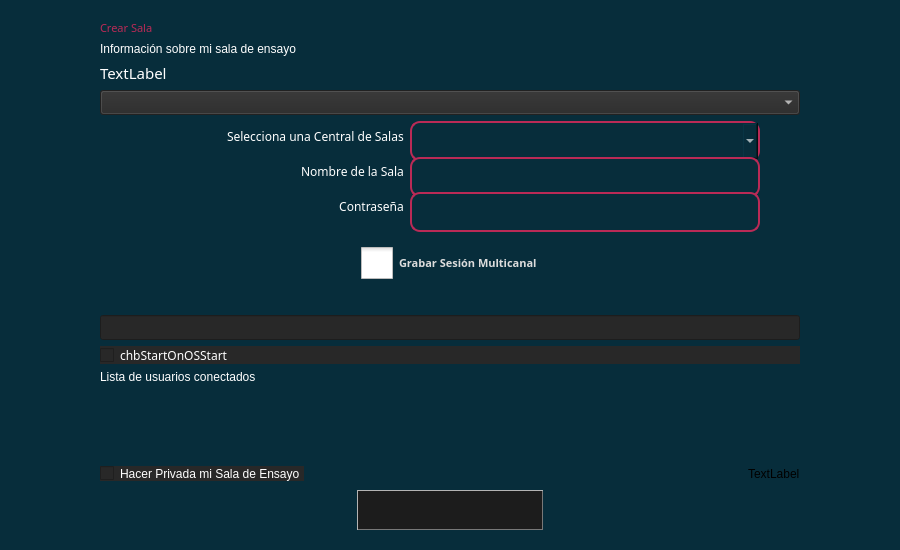
<?xml version="1.0" encoding="UTF-8"?>
<ui version="4.0">
 <class>CServerDlgBase</class>
 <widget class="QDialog" name="CServerDlgBase">
  <property name="geometry">
   <rect>
    <x>0</x>
    <y>0</y>
    <width>900</width>
    <height>550</height>
   </rect>
  </property>
  <property name="sizePolicy">
   <sizepolicy hsizetype="Fixed" vsizetype="Fixed">
    <horstretch>0</horstretch>
    <verstretch>0</verstretch>
   </sizepolicy>
  </property>
  <property name="minimumSize">
   <size>
    <width>800</width>
    <height>420</height>
   </size>
  </property>
  <property name="windowTitle">
   <string>Crear Sala</string>
  </property>
  <property name="windowIcon">
   <iconset resource="resources.qrc">
    <normaloff>:/png/main/res/fronticon.png</normaloff>:/png/main/res/fronticon.png</iconset>
  </property>
  <property name="styleSheet">
   <string notr="true">

#CServerDlgBase{

	
	border-image: url(:/png/main/res/ui-2021/serverdlg/fondo_crear_sala.png);

	background-color: rgb(7, 45, 59);
}</string>
  </property>
  <property name="sizeGripEnabled">
   <bool>false</bool>
  </property>
  <layout class="QVBoxLayout">
   <property name="leftMargin">
    <number>100</number>
   </property>
   <property name="topMargin">
    <number>20</number>
   </property>
   <property name="rightMargin">
    <number>100</number>
   </property>
   <property name="bottomMargin">
    <number>20</number>
   </property>
   <item>
    <widget class="QLabel" name="label_2">
     <property name="font">
      <font>
       <family>Montserrat Medium</family>
       <pointsize>8</pointsize>
       <weight>7</weight>
       <italic>false</italic>
       <bold>false</bold>
      </font>
     </property>
     <property name="styleSheet">
      <string notr="true">color: rgb(186, 42, 86);
font: 57 8pt &quot;Montserrat Medium&quot;;</string>
     </property>
     <property name="text">
      <string>Crear Sala</string>
     </property>
    </widget>
   </item>
   <item>
    <widget class="QLabel" name="label">
     <property name="styleSheet">
      <string notr="true">font: 57 6pt &quot;Montserrat Medium&quot;;
color: rgb(255, 255, 255);</string>
     </property>
     <property name="text">
      <string>Información sobre mi sala de ensayo</string>
     </property>
    </widget>
   </item>
   <item>
    <widget class="QLabel" name="lblLocationCountry">
     <property name="font">
      <font>
       <family>Myriad Pro</family>
       <pointsize>11</pointsize>
      </font>
     </property>
     <property name="styleSheet">
      <string notr="true">border: none;
color: rgb(255, 255, 255);</string>
     </property>
     <property name="text">
      <string>TextLabel</string>
     </property>
    </widget>
   </item>
   <item>
    <widget class="QComboBox" name="cbxLocationCountry">
     <property name="enabled">
      <bool>false</bool>
     </property>
     <property name="font">
      <font>
       <family>Noto Sans</family>
       <pointsize>9</pointsize>
       <weight>50</weight>
       <bold>false</bold>
      </font>
     </property>
     <property name="styleSheet">
      <string notr="true">background-color: rgb(40, 40, 40);
border-color: rgb(0, 0, 0);
color: rgb(255, 255, 255);
</string>
     </property>
     <property name="locale">
      <locale language="Spanish" country="Argentina"/>
     </property>
     <property name="currentIndex">
      <number>-1</number>
     </property>
    </widget>
   </item>
   <item>
    <layout class="QVBoxLayout" name="verticalLayout_5">
     <property name="sizeConstraint">
      <enum>QLayout::SetMaximumSize</enum>
     </property>
     <property name="leftMargin">
      <number>40</number>
     </property>
     <property name="topMargin">
      <number>0</number>
     </property>
     <property name="rightMargin">
      <number>40</number>
     </property>
     <item>
      <layout class="QHBoxLayout" name="horizontalLayout_5" stretch="0,0">
       <property name="sizeConstraint">
        <enum>QLayout::SetMaximumSize</enum>
       </property>
       <property name="leftMargin">
        <number>0</number>
       </property>
       <property name="topMargin">
        <number>0</number>
       </property>
       <item alignment="Qt::AlignRight">
        <widget class="QLabel" name="lblCentralServerAddress">
         <property name="enabled">
          <bool>true</bool>
         </property>
         <property name="font">
          <font>
           <family>Noto Sans</family>
           <pointsize>9</pointsize>
          </font>
         </property>
         <property name="autoFillBackground">
          <bool>false</bool>
         </property>
         <property name="styleSheet">
          <string notr="true">border: none;
color: rgb(255, 255, 255);
background:transparent;</string>
         </property>
         <property name="text">
          <string>Selecciona una Central de Salas</string>
         </property>
        </widget>
       </item>
       <item alignment="Qt::AlignHCenter">
        <widget class="QComboBox" name="cbxCentServAddrType">
         <property name="minimumSize">
          <size>
           <width>350</width>
           <height>40</height>
          </size>
         </property>
         <property name="maximumSize">
          <size>
           <width>350</width>
           <height>40</height>
          </size>
         </property>
         <property name="font">
          <font>
           <family>Noto Sans</family>
           <pointsize>9</pointsize>
           <weight>50</weight>
           <bold>false</bold>
          </font>
         </property>
         <property name="styleSheet">
          <string notr="true">background-color: rgb(7, 45, 59);

border-radius: 10;

border-width: 2px;
border-style: solid;
border-color: rgb(186, 42, 86);
color: white;
   

</string>
         </property>
         <property name="locale">
          <locale language="Spanish" country="Argentina"/>
         </property>
         <property name="maxVisibleItems">
          <number>10</number>
         </property>
         <property name="frame">
          <bool>true</bool>
         </property>
        </widget>
       </item>
      </layout>
     </item>
     <item>
      <layout class="QHBoxLayout" name="horizontalLayout_6">
       <property name="topMargin">
        <number>0</number>
       </property>
       <item alignment="Qt::AlignRight">
        <widget class="QLabel" name="lblServerName">
         <property name="font">
          <font>
           <family>Noto Sans</family>
           <pointsize>9</pointsize>
          </font>
         </property>
         <property name="styleSheet">
          <string notr="true">border: none;
color: rgb(255, 255, 255);
background:transparent;
</string>
         </property>
         <property name="midLineWidth">
          <number>0</number>
         </property>
         <property name="text">
          <string>Nombre de la Sala</string>
         </property>
         <property name="alignment">
          <set>Qt::AlignCenter</set>
         </property>
        </widget>
       </item>
       <item alignment="Qt::AlignHCenter">
        <widget class="QLineEdit" name="edtServerName">
         <property name="enabled">
          <bool>true</bool>
         </property>
         <property name="minimumSize">
          <size>
           <width>350</width>
           <height>40</height>
          </size>
         </property>
         <property name="maximumSize">
          <size>
           <width>350</width>
           <height>40</height>
          </size>
         </property>
         <property name="font">
          <font>
           <family>Noto Sans</family>
           <pointsize>9</pointsize>
           <weight>50</weight>
           <bold>false</bold>
          </font>
         </property>
         <property name="styleSheet">
          <string notr="true">background-color: rgb(7, 45, 59);
border-radius: 10;
border-width: 2px;
border-style: solid;
border-color: rgb(186, 42, 86);
color: white;</string>
         </property>
        </widget>
       </item>
      </layout>
     </item>
     <item>
      <layout class="QHBoxLayout" name="horizontalLayout_8">
       <property name="topMargin">
        <number>0</number>
       </property>
       <item alignment="Qt::AlignRight">
        <widget class="QLabel" name="lblLocationCity">
         <property name="enabled">
          <bool>true</bool>
         </property>
         <property name="font">
          <font>
           <family>Noto Sans</family>
           <pointsize>9</pointsize>
          </font>
         </property>
         <property name="styleSheet">
          <string notr="true">border: none;
color: rgb(255, 255, 255);
background:transparent;</string>
         </property>
         <property name="text">
          <string>Contraseña</string>
         </property>
         <property name="alignment">
          <set>Qt::AlignCenter</set>
         </property>
        </widget>
       </item>
       <item alignment="Qt::AlignHCenter">
        <widget class="QLineEdit" name="edtLocationCity">
         <property name="enabled">
          <bool>true</bool>
         </property>
         <property name="minimumSize">
          <size>
           <width>350</width>
           <height>40</height>
          </size>
         </property>
         <property name="maximumSize">
          <size>
           <width>350</width>
           <height>400</height>
          </size>
         </property>
         <property name="font">
          <font>
           <family>Noto Sans</family>
           <pointsize>9</pointsize>
          </font>
         </property>
         <property name="styleSheet">
          <string notr="true">background-color: rgb(7, 45, 59);

border-radius: 10;

border-width: 2px;
border-style: solid;
border-color: rgb(186, 42, 86);
color: white;</string>
         </property>
         <property name="clearButtonEnabled">
          <bool>false</bool>
         </property>
        </widget>
       </item>
      </layout>
     </item>
    </layout>
   </item>
   <item>
    <layout class="QHBoxLayout" name="horizontalLayout_3">
     <property name="topMargin">
      <number>20</number>
     </property>
     <item alignment="Qt::AlignHCenter">
      <widget class="QCheckBox" name="RecordCheckBox">
       <property name="font">
        <font>
         <family>Montserrat Medium</family>
         <pointsize>8</pointsize>
         <weight>75</weight>
         <italic>false</italic>
         <bold>true</bold>
        </font>
       </property>
       <property name="styleSheet">
        <string notr="true">

#RecordCheckBox::indicator {   
width:          32px;
                                             height:         32px; }                

#RecordCheckBox::indicator:unchecked {
	image: url(:/png/main/res/ui-2021/serverdlg/rec_origina.png);
}
                     
#RecordCheckBox::indicator:pressed {
	image: url(:/png/main/res/ui-2021/serverdlg/rec_original_grande_lleno_verde.png);
}
              
#RecordCheckBox::indicator:unchecked:hover {
 
	image: url(:/png/main/res/ui-2021/serverdlg/rec_original_grande_lleno_fuerte.png);
}
                 
#RecordCheckBox::indicator:checked {
  	image: url(:/png/main/res/ui-2021/serverdlg/rec_original_grande_lleno_verde.png); 
}
                   
#RecordCheckBox {              
font: 57 8pt &quot;Montserrat Medium&quot;;
color:          rgb(220, 220, 220);
                                              font:           bold;
}</string>
       </property>
       <property name="text">
        <string>Grabar Sesión Multicanal</string>
       </property>
       <property name="checkable">
        <bool>true</bool>
       </property>
      </widget>
     </item>
    </layout>
   </item>
   <item>
    <layout class="QHBoxLayout" name="horizontalLayout_9">
     <property name="topMargin">
      <number>10</number>
     </property>
     <item alignment="Qt::AlignHCenter">
      <widget class="QLabel" name="RecordLabel">
       <property name="styleSheet">
        <string notr="true">border: none;
color: rgb(255, 255, 255);
background:transparent;</string>
       </property>
       <property name="text">
        <string/>
       </property>
      </widget>
     </item>
    </layout>
   </item>
   <item>
    <layout class="QHBoxLayout">
     <item>
      <widget class="QLineEdit" name="edtCentralServerAddress">
       <property name="enabled">
        <bool>true</bool>
       </property>
       <property name="font">
        <font>
         <family>Noto Sans</family>
         <pointsize>9</pointsize>
         <weight>50</weight>
         <bold>false</bold>
        </font>
       </property>
       <property name="styleSheet">
        <string notr="true">background-color: rgb(40, 40, 40);
border-color: rgb(0, 0, 0);
color: rgb(255, 255, 255);
 border-image:  url(:/png/main/res/fondoo.png);</string>
       </property>
      </widget>
     </item>
    </layout>
   </item>
   <item>
    <widget class="QCheckBox" name="chbStartOnOSStart">
     <property name="font">
      <font>
       <family>Noto Sans</family>
       <pointsize>9</pointsize>
      </font>
     </property>
     <property name="styleSheet">
      <string notr="true">background-color: rgb(40, 40, 40);
border-color: rgb(0, 0, 0);
color: rgb(255, 255, 255);
 border-image:  url(:/png/main/res/fondoo.png);</string>
     </property>
     <property name="text">
      <string>chbStartOnOSStart</string>
     </property>
    </widget>
   </item>
   <item>
    <widget class="QLabel" name="label_3">
     <property name="styleSheet">
      <string notr="true">font: 57 6pt &quot;Montserrat Medium&quot;;
color: rgb(255, 255, 255);</string>
     </property>
     <property name="text">
      <string>Lista de usuarios conectados</string>
     </property>
    </widget>
   </item>
   <item>
    <widget class="QTreeWidget" name="lvwClients">
     <property name="palette">
      <palette>
       <active>
        <colorrole role="WindowText">
         <brush brushstyle="SolidPattern">
          <color alpha="255">
           <red>255</red>
           <green>255</green>
           <blue>255</blue>
          </color>
         </brush>
        </colorrole>
        <colorrole role="Button">
         <brush brushstyle="SolidPattern">
          <color alpha="0">
           <red>0</red>
           <green>0</green>
           <blue>0</blue>
          </color>
         </brush>
        </colorrole>
        <colorrole role="Text">
         <brush brushstyle="SolidPattern">
          <color alpha="255">
           <red>255</red>
           <green>255</green>
           <blue>255</blue>
          </color>
         </brush>
        </colorrole>
        <colorrole role="ButtonText">
         <brush brushstyle="SolidPattern">
          <color alpha="255">
           <red>255</red>
           <green>255</green>
           <blue>255</blue>
          </color>
         </brush>
        </colorrole>
        <colorrole role="Base">
         <brush brushstyle="NoBrush">
          <color alpha="255">
           <red>0</red>
           <green>0</green>
           <blue>0</blue>
          </color>
         </brush>
        </colorrole>
        <colorrole role="Window">
         <brush brushstyle="SolidPattern">
          <color alpha="0">
           <red>0</red>
           <green>0</green>
           <blue>0</blue>
          </color>
         </brush>
        </colorrole>
        <colorrole role="PlaceholderText">
         <brush brushstyle="NoBrush">
          <color alpha="128">
           <red>255</red>
           <green>255</green>
           <blue>255</blue>
          </color>
         </brush>
        </colorrole>
       </active>
       <inactive>
        <colorrole role="WindowText">
         <brush brushstyle="SolidPattern">
          <color alpha="255">
           <red>255</red>
           <green>255</green>
           <blue>255</blue>
          </color>
         </brush>
        </colorrole>
        <colorrole role="Button">
         <brush brushstyle="SolidPattern">
          <color alpha="0">
           <red>0</red>
           <green>0</green>
           <blue>0</blue>
          </color>
         </brush>
        </colorrole>
        <colorrole role="Text">
         <brush brushstyle="SolidPattern">
          <color alpha="255">
           <red>255</red>
           <green>255</green>
           <blue>255</blue>
          </color>
         </brush>
        </colorrole>
        <colorrole role="ButtonText">
         <brush brushstyle="SolidPattern">
          <color alpha="255">
           <red>255</red>
           <green>255</green>
           <blue>255</blue>
          </color>
         </brush>
        </colorrole>
        <colorrole role="Base">
         <brush brushstyle="NoBrush">
          <color alpha="255">
           <red>0</red>
           <green>0</green>
           <blue>0</blue>
          </color>
         </brush>
        </colorrole>
        <colorrole role="Window">
         <brush brushstyle="SolidPattern">
          <color alpha="0">
           <red>0</red>
           <green>0</green>
           <blue>0</blue>
          </color>
         </brush>
        </colorrole>
        <colorrole role="PlaceholderText">
         <brush brushstyle="NoBrush">
          <color alpha="128">
           <red>255</red>
           <green>255</green>
           <blue>255</blue>
          </color>
         </brush>
        </colorrole>
       </inactive>
       <disabled>
        <colorrole role="WindowText">
         <brush brushstyle="SolidPattern">
          <color alpha="255">
           <red>255</red>
           <green>255</green>
           <blue>255</blue>
          </color>
         </brush>
        </colorrole>
        <colorrole role="Button">
         <brush brushstyle="SolidPattern">
          <color alpha="0">
           <red>0</red>
           <green>0</green>
           <blue>0</blue>
          </color>
         </brush>
        </colorrole>
        <colorrole role="Text">
         <brush brushstyle="SolidPattern">
          <color alpha="255">
           <red>255</red>
           <green>255</green>
           <blue>255</blue>
          </color>
         </brush>
        </colorrole>
        <colorrole role="ButtonText">
         <brush brushstyle="SolidPattern">
          <color alpha="255">
           <red>255</red>
           <green>255</green>
           <blue>255</blue>
          </color>
         </brush>
        </colorrole>
        <colorrole role="Base">
         <brush brushstyle="NoBrush">
          <color alpha="255">
           <red>0</red>
           <green>0</green>
           <blue>0</blue>
          </color>
         </brush>
        </colorrole>
        <colorrole role="Window">
         <brush brushstyle="SolidPattern">
          <color alpha="0">
           <red>0</red>
           <green>0</green>
           <blue>0</blue>
          </color>
         </brush>
        </colorrole>
        <colorrole role="PlaceholderText">
         <brush brushstyle="NoBrush">
          <color alpha="128">
           <red>255</red>
           <green>255</green>
           <blue>255</blue>
          </color>
         </brush>
        </colorrole>
       </disabled>
      </palette>
     </property>
     <property name="font">
      <font>
       <family>Noto Sans</family>
       <pointsize>9</pointsize>
      </font>
     </property>
     <property name="styleSheet">
      <string notr="true">QTreeWidget{
border-color: rgb(186, 42, 86);
border-radius: 20;
color: white;
background:transparent;
}

QTreeView::item {
font-color: white;
}

QHeaderView::section {   
	border-radius: 20;                       
    color: white;                               
    padding: 1px;                               
    height:20px;                                
    border: 1px solid rgb(120,120,120);                  
    border-left:1px;                            
    border-right:1px;                           
    background-color: transparent;                        
}
</string>
     </property>
     <property name="showDropIndicator" stdset="0">
      <bool>false</bool>
     </property>
     <property name="rootIsDecorated">
      <bool>false</bool>
     </property>
     <property name="columnCount">
      <number>3</number>
     </property>
     <attribute name="headerVisible">
      <bool>false</bool>
     </attribute>
     <attribute name="headerStretchLastSection">
      <bool>true</bool>
     </attribute>
     <column>
      <property name="text">
       <string>IP del Cliente</string>
      </property>
      <property name="font">
       <font>
        <family>Noto Sans</family>
        <pointsize>10</pointsize>
       </font>
      </property>
      <property name="background">
       <color alpha="5">
        <red>5</red>
        <green>5</green>
        <blue>5</blue>
       </color>
      </property>
      <property name="foreground">
       <brush brushstyle="SolidPattern">
        <color alpha="255">
         <red>255</red>
         <green>255</green>
         <blue>255</blue>
        </color>
       </brush>
      </property>
     </column>
     <column>
      <property name="text">
       <string>Nombre</string>
      </property>
      <property name="font">
       <font>
        <family>Noto Sans</family>
        <pointsize>10</pointsize>
        <weight>50</weight>
        <bold>false</bold>
       </font>
      </property>
      <property name="background">
       <color alpha="5">
        <red>5</red>
        <green>5</green>
        <blue>5</blue>
       </color>
      </property>
      <property name="foreground">
       <brush brushstyle="SolidPattern">
        <color alpha="255">
         <red>255</red>
         <green>255</green>
         <blue>255</blue>
        </color>
       </brush>
      </property>
     </column>
     <column>
      <property name="text">
       <string>Jitter Buffer Size</string>
      </property>
      <property name="font">
       <font>
        <family>Noto Sans</family>
        <pointsize>10</pointsize>
       </font>
      </property>
      <property name="background">
       <color alpha="5">
        <red>5</red>
        <green>5</green>
        <blue>5</blue>
       </color>
      </property>
      <property name="foreground">
       <brush brushstyle="SolidPattern">
        <color alpha="255">
         <red>255</red>
         <green>255</green>
         <blue>255</blue>
        </color>
       </brush>
      </property>
     </column>
    </widget>
   </item>
   <item>
    <layout class="QHBoxLayout">
     <item>
      <widget class="QCheckBox" name="chbRegisterServer">
       <property name="enabled">
        <bool>true</bool>
       </property>
       <property name="focusPolicy">
        <enum>Qt::NoFocus</enum>
       </property>
       <property name="styleSheet">
        <string notr="true">background-color: rgb(40, 40, 40);
border-color: rgb(0, 0, 0);
color: rgb(255, 255, 255);
 border-image:  url(:/png/main/res/fondoo.png);</string>
       </property>
       <property name="text">
        <string>Hacer Privada mi Sala de Ensayo </string>
       </property>
       <property name="shortcut">
        <string/>
       </property>
       <property name="checked">
        <bool>false</bool>
       </property>
      </widget>
     </item>
     <item>
      <spacer>
       <property name="orientation">
        <enum>Qt::Horizontal</enum>
       </property>
       <property name="sizeType">
        <enum>QSizePolicy::Expanding</enum>
       </property>
       <property name="sizeHint" stdset="0">
        <size>
         <width>20</width>
         <height>20</height>
        </size>
       </property>
      </spacer>
     </item>
     <item>
      <widget class="QLabel" name="txt_error_msj">
       <property name="styleSheet">
        <string notr="true">background-color:transparent;</string>
       </property>
       <property name="text">
        <string>TextLabel</string>
       </property>
      </widget>
     </item>
    </layout>
   </item>
   <item>
    <layout class="QVBoxLayout" name="verticalLayout">
     <property name="leftMargin">
      <number>0</number>
     </property>
     <property name="topMargin">
      <number>0</number>
     </property>
     <item alignment="Qt::AlignHCenter">
      <widget class="QPushButton" name="btn_crear_sala">
       <property name="minimumSize">
        <size>
         <width>186</width>
         <height>40</height>
        </size>
       </property>
       <property name="maximumSize">
        <size>
         <width>186</width>
         <height>40</height>
        </size>
       </property>
       <property name="font">
        <font>
         <family>Noto Sans</family>
         <pointsize>9</pointsize>
         <weight>75</weight>
         <bold>true</bold>
        </font>
       </property>
       <property name="styleSheet">
        <string notr="true">

#btn_crear_sala{
border-image: url(:/png/main/res/ui-2021/serverdlg/unirse_sala_rosa_borde.png);
background: rgb(28, 28, 28); 
selection-background-color: rgb(28, 28, 28);
border-color: rgb(120, 120, 120);
    border-style: outset;
    border-width: 1.3px;
color: rgb(120, 120, 120);
}
#btn_crear_sala:hover{
border-image: url(:/png/main/res/ui-2021/serverdlg/unirse_sala_azul_borde.png);
border-color: rgb(13, 204, 135);
    border-style: outset;
    border-width: 1.3px;
color: rgb(13, 204, 135);
}


#btn_crear_sala:pressed{
background: rgb(15, 15, 15); 
border-color: rgb(13, 204, 135);
    border-style: outset;
    border-width: 1.3px;
}</string>
       </property>
       <property name="text">
        <string/>
       </property>
      </widget>
     </item>
    </layout>
   </item>
  </layout>
 </widget>
 <tabstops>
  <tabstop>chbRegisterServer</tabstop>
  <tabstop>edtCentralServerAddress</tabstop>
 </tabstops>
 <resources>
  <include location="resources.qrc"/>
 </resources>
 <connections/>
</ui>
